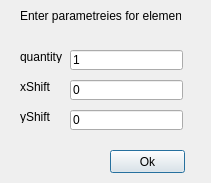
<?xml version="1.0" encoding="UTF-8"?>
<ui version="4.0">
 <class>createPatternDialog</class>
 <widget class="QDialog" name="createPatternDialog">
  <property name="geometry">
   <rect>
    <x>0</x>
    <y>0</y>
    <width>211</width>
    <height>183</height>
   </rect>
  </property>
  <property name="windowTitle">
   <string>Create element</string>
  </property>
  <property name="modal">
   <bool>true</bool>
  </property>
  <widget class="QLabel" name="quanLabel">
   <property name="geometry">
    <rect>
     <x>20</x>
     <y>50</y>
     <width>46</width>
     <height>13</height>
    </rect>
   </property>
   <property name="text">
    <string>quantity</string>
   </property>
  </widget>
  <widget class="QLabel" name="xShiftLabel">
   <property name="geometry">
    <rect>
     <x>20</x>
     <y>80</y>
     <width>46</width>
     <height>13</height>
    </rect>
   </property>
   <property name="text">
    <string>xShift</string>
   </property>
  </widget>
  <widget class="QLabel" name="yShiftLabel">
   <property name="geometry">
    <rect>
     <x>20</x>
     <y>110</y>
     <width>46</width>
     <height>13</height>
    </rect>
   </property>
   <property name="text">
    <string>yShift</string>
   </property>
  </widget>
  <widget class="QLabel" name="introLabel">
   <property name="geometry">
    <rect>
     <x>20</x>
     <y>0</y>
     <width>161</width>
     <height>31</height>
    </rect>
   </property>
   <property name="text">
    <string>Enter parametreies for element:</string>
   </property>
  </widget>
  <widget class="QLineEdit" name="xShiftLine">
   <property name="geometry">
    <rect>
     <x>70</x>
     <y>80</y>
     <width>113</width>
     <height>20</height>
    </rect>
   </property>
   <property name="text">
    <string>0</string>
   </property>
  </widget>
  <widget class="QLineEdit" name="yShiftLine">
   <property name="geometry">
    <rect>
     <x>70</x>
     <y>110</y>
     <width>113</width>
     <height>20</height>
    </rect>
   </property>
   <property name="text">
    <string>0</string>
   </property>
  </widget>
  <widget class="QLineEdit" name="quanLine">
   <property name="geometry">
    <rect>
     <x>70</x>
     <y>50</y>
     <width>113</width>
     <height>20</height>
    </rect>
   </property>
   <property name="text">
    <string>1</string>
   </property>
  </widget>
  <widget class="QPushButton" name="okButton">
   <property name="geometry">
    <rect>
     <x>110</x>
     <y>150</y>
     <width>75</width>
     <height>23</height>
    </rect>
   </property>
   <property name="text">
    <string>Ok</string>
   </property>
  </widget>
 </widget>
 <resources/>
 <connections/>
</ui>
